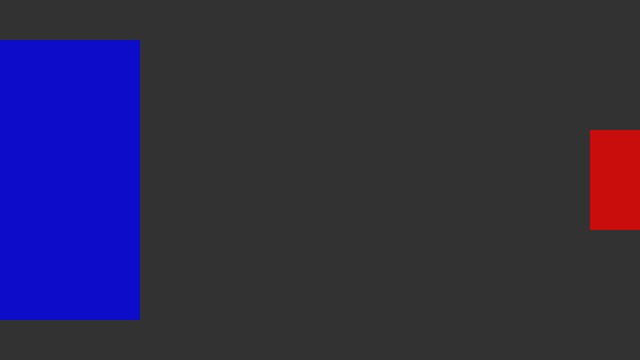
Frame 1 (no input)
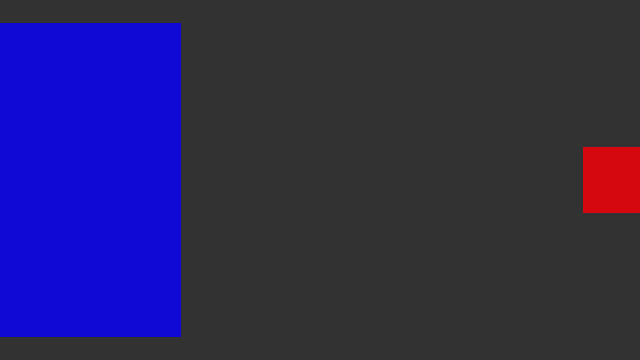
Frame 60 (the mouse pressed at the canvas centre just before this capture)
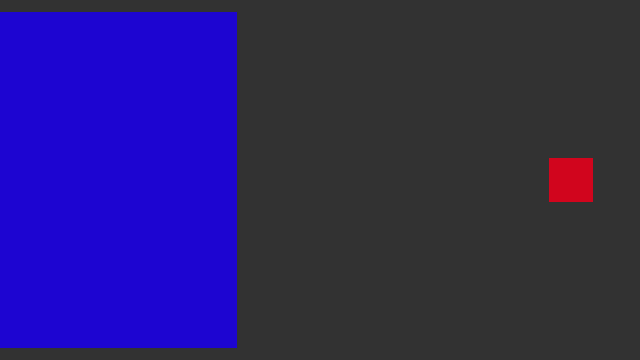
Frame 120 (the mouse held since frame 60 and released just before this capture)

The Processing sketch that drew these frames (run headless with seeded random() and noise(); from frame 60 on, the mouse is pressed at the canvas centre):

// Processing sketch: MovingBoxes3d
// ── MovingBoxes3d.pde
float inc = 0.1;
float a = 0;
void setup() {
  size(640, 360); 
  noStroke();
  rectMode(CENTER);
}
void draw() {
  background(50); 
  fill(color(map((int)map(cos(a), -1, 1, 0, width), 0, width, 0, 255), 0, map((int)map(cos(a), -1, 1, 0, width), 0, width, 255, 0), map((int)map(sin(a), -1, 1, 0, height), 0, height, 255, 122)));
  rect((int)map(cos(a), -1, 1, 0, width), height / 2, (int)map(sin(a), -1, 1, 0, height) / 2 + 10, (int)map(sin(a), -1, 1, 0, height) / 2 + 10);
  fill(color(map(width - (int)map(cos(a), -1, 1, 0, width), 0, width, 0, 255), 0, map(width - (int)map(cos(a), -1, 1, 0, width), 0, width, 255, 0), map((int)map(sin(a), -1, 1, 0, height), 0, height, 255, 122)));
  rect(width - (int)map(cos(a), -1, 1, 0, width), height / 2, (height - (int)map(sin(a), -1, 1, 0, height) / 2) + 10, (height - (int)map(sin(a), -1, 1, 0, height) / 2) + 10);
  a += inc;
}
